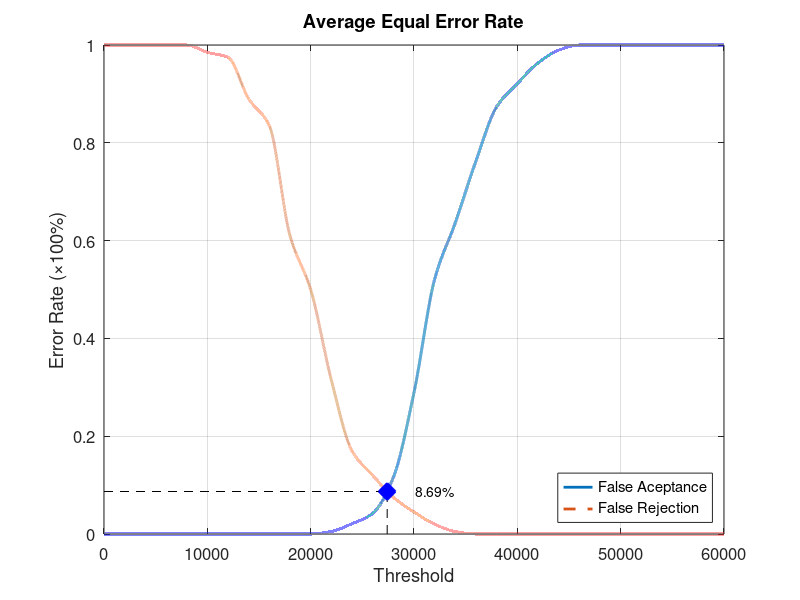
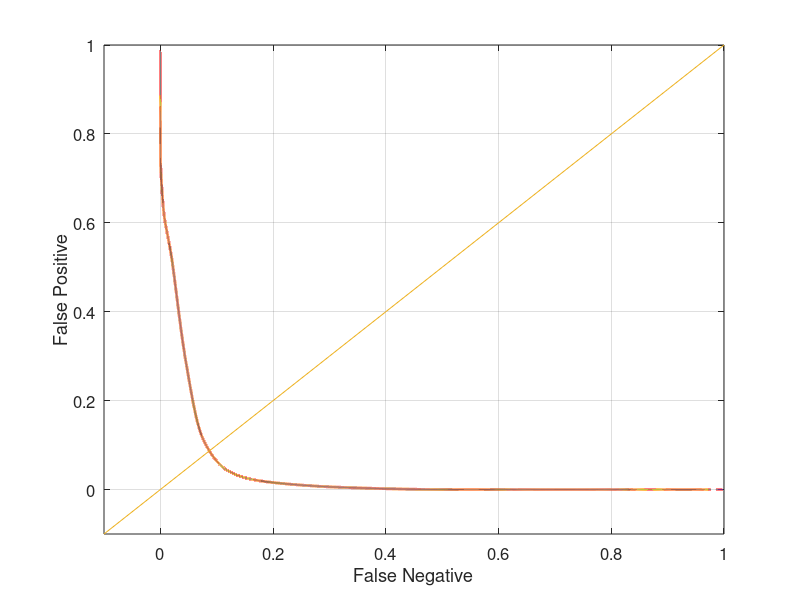

Recreate these plots in MATLAB, in order.
function yEER = Database5_2
close all;
clear;
clc;
x = 0:2000:60000;
xq = 0:0.5:60000;

y0 = [0 0 0 0 0 0 0 0 0 0 0 0.00526316 0.0210526 0.0421053 0.115789 0.289474 0.521053 0.636842 0.763158 0.873684 0.921053 0.963158 0.989474 1 1 1 1 1 1 1 1];
yy0 = interp1(x, y0, xq, 'pchip');
y1 = [1 1 1 1 1 0.985 0.975 0.89 0.835 0.61 0.5 0.315 0.17 0.12 0.075 0.045 0.02 0.005 0 0 0 0 0 0 0 0 0 0 0 0 0];
yy1 = interp1(x, y1, xq, 'pchip');

% Calculating EER: 
y2 = abs(y0 - y1);
find(y2 == min(y2))
yy2 = abs(yy0 - yy1);
xEER = find(yy2 == min(yy2));
xEERIndex = xq(xEER) % X-axis EER
yEER = yy0(xEER) % Y-axis EER

main = figure
plot(xq, yy0,'-','LineWidth', 2);	hold on
plot(xq, yy1,'--','LineWidth', 2);	hold on
plot([xEERIndex xEERIndex], [0 yEER], 'k--');	hold on
plot([0 xEERIndex], [yEER yEER], 'k--');	hold on
plot(xEERIndex, yEER, 'bx', 'LineWidth', 10);	hold on
text(xEERIndex + 10 * xEERIndex / 100, yEER, [num2str(round((10000 * yEER)) / 100) '%'])
legend('False Aceptance', 'False Rejection', 'Location', 'SouthEast')
xlabel('Threshold')
ylabel('Error Rate (\times100%)')
title('Average Equal Error Rate')
set(gca, 'FontSize', 12)
axis([0 60000 0 1])
grid on

print(main, 'Database5_2Main', '-dpng');
FNRxFPR = figure('Color', [1 1 1]);
plot(yy1, yy0, '-', yy1, yy0, 'LineWidth', 2);
hold on
y = -0.1:0.1:1
plot(y, y); 
set(gca, 'FontSize', 12)
xlabel('False Negative')
ylabel('False Positive')
axis([-0.1 1 -0.1 1])
set(gca, 'FontSize', 12)
grid on

print(FNRxFPR, 'Database5_2FNRxFPR','-dpng');
end
